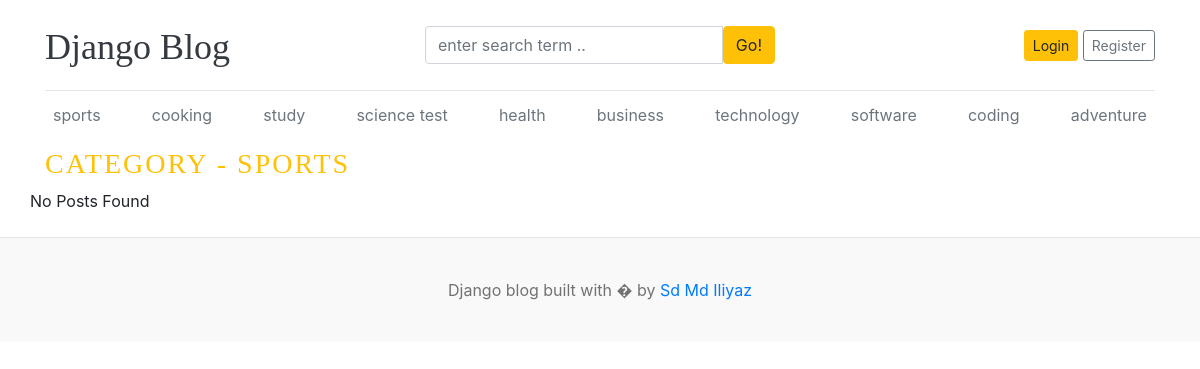
Page /category/1/ on the committed database.
### blog_app/models.py (models this page shows, shortened)
class Category(models.Model):
    category_name = models.CharField(max_length=100 , unique=True)
    created_at = models.DateTimeField(auto_now_add=True)
    updated_at = models.DateTimeField(auto_now=True)
    class Meta:
        verbose_name_plural = 'Categories'

### blog_app/views.py (the view)
# urls.py: path('<int:c_id>/',views.post_by_category , name='post_by_category'),
def post_by_category(request,c_id):
    posts = Blog.objects.filter(category=c_id).order_by('-updated_at')
    try:
        category=Category.objects.get(pk=c_id)
    except:
        return redirect('404.html')
    context={
        'posts' : posts,
        'c_id' : category,
    }
    return render(request , 'post_by_category.html',context)

### blog_app/context_processors.py (called while the page is built)
def get_category(request):
    categories=Category.objects.all()
    return dict(categories=categories)

def get_sociallinks(request):
    social_link=SocialLink.objects.all()
    return dict(social_link=social_link)

### templates/post_by_category.html
{% extends 'base.html' %}
{% block content %}
<h3 class="text-uppercase text-warning" style="letter-spacing:2px;">Category - {{c_id.category_name}}</h3>
  <div class="row mb-2">
    {% if posts %}
    {% for post in posts %}
    <div class="col-md-6">
      <div class="card border-0" >
        <div class="card-body">
          <h3><a href="{% url 'blogs' post.slug %}" class="text-dark">{{ post.title }}</a></h3>
          <small class="mb-1 text-muted">{{post.created_at | timesince }} | By : {{ post.author }}</small>
          <p class="card-text">{{post.short_description | truncatewords:20}}</p>
        </div>
      </div>
    </div>
    {% endfor %}
    {% else %}
      <p>No Posts Found</p>
    {% endif%}
  </div>
</div>
{% endblock %}

### templates/base.html (shortened to what this page needs)
 {% load static %}
<!DOCTYPE html>
<html lang="en">
<head>
    <link href="https://getbootstrap.com/docs/4.0/dist/css/bootstrap.min.css" rel="stylesheet">
    <link href="{% static 'css/blog.css' %}" rel="stylesheet">
    <link rel="stylesheet" href="https://cdnjs.cloudflare.com/ajax/libs/font-awesome/4.7.0/css/font-awesome.min.css">
  </head>
<body>
    <div class="container">
      <header class="blog-header py-3">
        <div class="row flex-nowrap justify-content-between align-items-center">
          <div class="col-4 pt-1">
            <a class="blog-header-logo text-dark" href="/">Django Blog</a>
          </div>
          <div class = 'col-4'>
            <form action='{% url 'search' %}' method="GET">
              <div class='input-group'>
                <input name="keyword" type="text" value="{{ keyword }}" class="form-control" placeholder="enter search term .. " area-label="enter Search" >
                <button type="submit" class="btn btn-warning" type='button'>Go!</button>
              </div>
            </form>
          </div>
          <div class="col-4 d-flex justify-content-end align-items-center">
            {% if not user.is_authenticated %}
            <a class="btn btn-sm btn-warning" href="{% url 'login' %}">Login</a> &nbsp;
            <a class="btn btn-sm btn-outline-secondary" href="{% url 'Register' %}">Register</a>
            {% else %}
            <b>{{ user }}</b>&emsp;
            <span><a href='{% url 'dashboard' %}'>Dashboard</a></span>&emsp;
            <span><a href="{% url 'logout' %}">logout</a></span>
            {% endif %}
          </div>
        </div>
      </header>
      <div class="nav-scroller py-1 mb-2">
        <nav class="nav d-flex justify-content-between">
          {% for cat in categories %}
          <a class="p-2 text-muted" href="{% url 'post_by_category' cat.id %}">{{ cat.category_name }} </a>
          {% endfor %}
        </nav>
      </div>
 {% block content %}
 {% endblock %}
 <footer class="blog-footer">
  <p>Django blog built with � by <a href="#">Sd Md Iliyaz</a></p>
 </footer>
 </body>
</html>

### blog_main/static/css/blog.css (style rules this page uses)
.blog-header { border-bottom: 1px solid #e5e5e5; }
.blog-header-logo { font-family: "Playfair Display", Georgia, "Times New Roman", serif; font-size: 2.25rem; }
h1, h2, h3, h4, h5, h6 { font-family: "Playfair Display", Georgia, "Times New Roman", serif; }
.blog-footer { padding: 2.5rem 0; color: #727272; text-align: center; background-color: #f9f9f9; border-top: .05rem solid #e5e5e5; }
.blog-footer p:last-child { margin-bottom: 0; }

### rows in the picture
Category: category_name "sports", category_name "SPORTS"
Category: category_name "cooking"
Category: category_name "study"
Category: category_name "science test"
Category: category_name "health"
Category: category_name "business"
Category: category_name "technology"
Category: category_name "software"
Category: category_name "coding"
Category: category_name "adventure"
